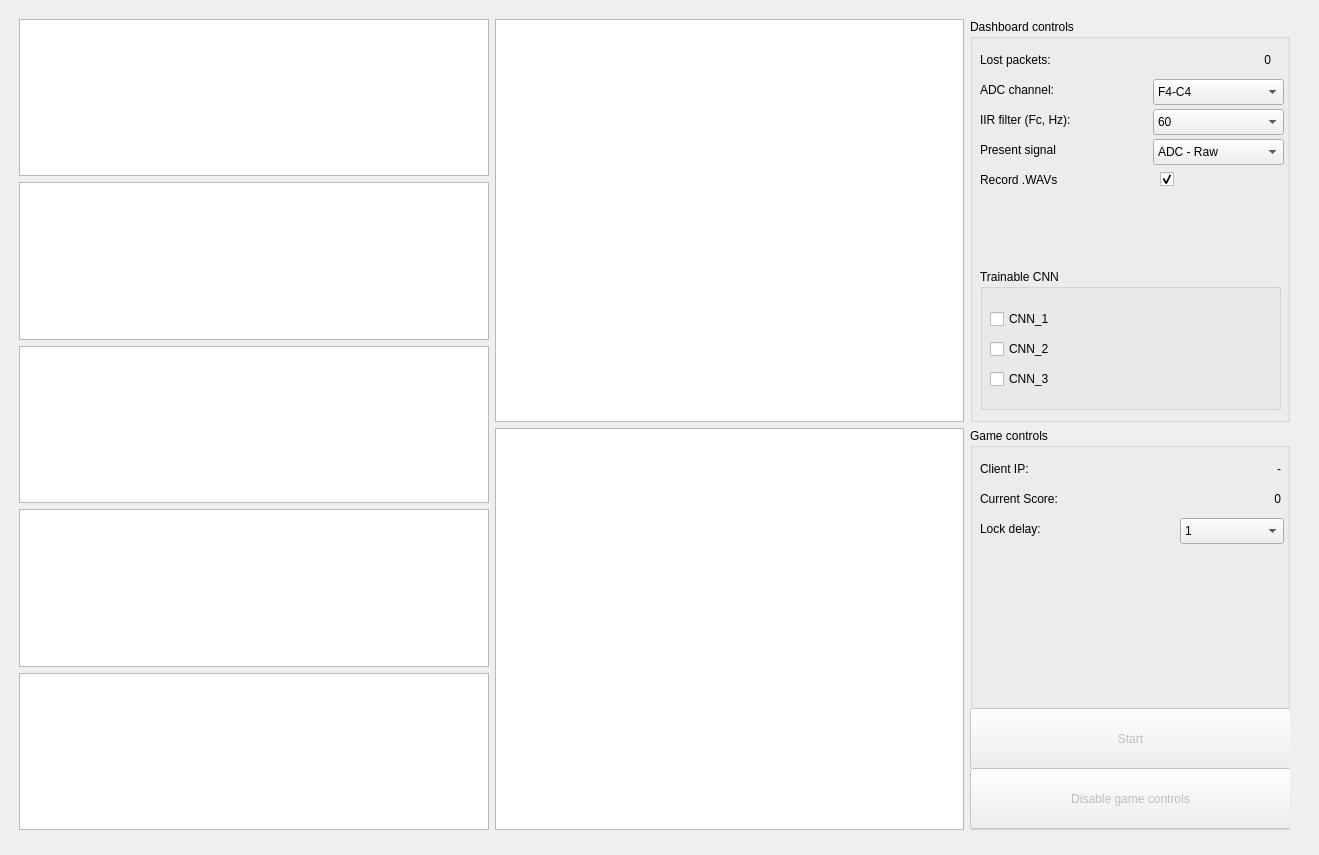
<?xml version="1.0" encoding="UTF-8"?>
<ui version="4.0">
 <class>DashboardWindow</class>
 <widget class="QMainWindow" name="DashboardWindow">
  <property name="geometry">
   <rect>
    <x>0</x>
    <y>0</y>
    <width>1319</width>
    <height>855</height>
   </rect>
  </property>
  <property name="minimumSize">
   <size>
    <width>1319</width>
    <height>855</height>
   </size>
  </property>
  <property name="maximumSize">
   <size>
    <width>1319</width>
    <height>855</height>
   </size>
  </property>
  <property name="windowTitle">
   <string>EEG Dashboard</string>
  </property>
  <widget class="QWidget" name="centralwidget">
   <property name="autoFillBackground">
    <bool>false</bool>
   </property>
   <property name="styleSheet">
    <string notr="true"/>
   </property>
   <widget class="QWidget" name="horizontalLayoutWidget">
    <property name="geometry">
     <rect>
      <x>9</x>
      <y>9</y>
      <width>1291</width>
      <height>831</height>
     </rect>
    </property>
    <layout class="QHBoxLayout" name="hbox">
     <property name="leftMargin">
      <number>10</number>
     </property>
     <property name="topMargin">
      <number>10</number>
     </property>
     <property name="rightMargin">
      <number>10</number>
     </property>
     <property name="bottomMargin">
      <number>10</number>
     </property>
     <item>
      <layout class="QVBoxLayout" name="lbox">
       <item>
        <widget class="ADCChannel" name="widget_fp1_f7"/>
       </item>
       <item>
        <widget class="ADCChannel" name="widget_fp2_f8"/>
       </item>
       <item>
        <widget class="ADCChannel" name="widget_f3_c3"/>
       </item>
       <item>
        <widget class="ADCChannel" name="widget_f4_c4"/>
       </item>
       <item>
        <widget class="ADCChannel" name="widget_fcz_cpz"/>
       </item>
      </layout>
     </item>
     <item>
      <layout class="QVBoxLayout" name="cbox">
       <property name="bottomMargin">
        <number>0</number>
       </property>
       <item>
        <widget class="Spectrum" name="widget_spectrum"/>
       </item>
       <item>
        <widget class="QListWidget" name="training_figure"/>
       </item>
      </layout>
     </item>
     <item>
      <layout class="QVBoxLayout" name="rbox">
       <property name="bottomMargin">
        <number>0</number>
       </property>
       <item>
        <widget class="QGroupBox" name="dashboard_gbx">
         <property name="font">
          <font>
           <weight>50</weight>
           <bold>false</bold>
          </font>
         </property>
         <property name="title">
          <string>Dashboard controls</string>
         </property>
         <widget class="QLabel" name="adc_channel_lbl">
          <property name="geometry">
           <rect>
            <x>10</x>
            <y>60</y>
            <width>121</width>
            <height>21</height>
           </rect>
          </property>
          <property name="text">
           <string>ADC channel:</string>
          </property>
         </widget>
         <widget class="QComboBox" name="adc_channel">
          <property name="geometry">
           <rect>
            <x>183</x>
            <y>60</y>
            <width>131</width>
            <height>26</height>
           </rect>
          </property>
          <property name="layoutDirection">
           <enum>Qt::LeftToRight</enum>
          </property>
          <item>
           <property name="text">
            <string>F4-C4</string>
           </property>
          </item>
          <item>
           <property name="text">
            <string>Fp2-F8</string>
           </property>
          </item>
          <item>
           <property name="text">
            <string>FCz-CPz</string>
           </property>
          </item>
          <item>
           <property name="text">
            <string>Fp1-F7</string>
           </property>
          </item>
          <item>
           <property name="text">
            <string>F3-C3</string>
           </property>
          </item>
         </widget>
         <widget class="QGroupBox" name="trainabl_cnn_gbx">
          <property name="geometry">
           <rect>
            <x>10</x>
            <y>250</y>
            <width>301</width>
            <height>141</height>
           </rect>
          </property>
          <property name="font">
           <font>
            <weight>50</weight>
            <bold>false</bold>
           </font>
          </property>
          <property name="title">
           <string>Trainable CNN</string>
          </property>
          <widget class="QCheckBox" name="train_cnn_1">
           <property name="geometry">
            <rect>
             <x>10</x>
             <y>40</y>
             <width>131</width>
             <height>20</height>
            </rect>
           </property>
           <property name="text">
            <string>CNN_1</string>
           </property>
          </widget>
          <widget class="QCheckBox" name="train_cnn_2">
           <property name="geometry">
            <rect>
             <x>10</x>
             <y>70</y>
             <width>131</width>
             <height>20</height>
            </rect>
           </property>
           <property name="text">
            <string>CNN_2</string>
           </property>
          </widget>
          <widget class="QCheckBox" name="train_cnn_3">
           <property name="geometry">
            <rect>
             <x>10</x>
             <y>100</y>
             <width>131</width>
             <height>20</height>
            </rect>
           </property>
           <property name="text">
            <string>CNN_3</string>
           </property>
          </widget>
         </widget>
         <widget class="QLabel" name="lost_packets">
          <property name="geometry">
           <rect>
            <x>210</x>
            <y>30</y>
            <width>91</width>
            <height>21</height>
           </rect>
          </property>
          <property name="text">
           <string>0</string>
          </property>
          <property name="alignment">
           <set>Qt::AlignRight|Qt::AlignTrailing|Qt::AlignVCenter</set>
          </property>
         </widget>
         <widget class="QLabel" name="lost_packets_lbl">
          <property name="geometry">
           <rect>
            <x>10</x>
            <y>30</y>
            <width>161</width>
            <height>21</height>
           </rect>
          </property>
          <property name="text">
           <string>Lost packets:</string>
          </property>
         </widget>
         <widget class="QLabel" name="record_wav_lbl">
          <property name="geometry">
           <rect>
            <x>10</x>
            <y>150</y>
            <width>141</width>
            <height>21</height>
           </rect>
          </property>
          <property name="text">
           <string>Record .WAVs</string>
          </property>
         </widget>
         <widget class="QCheckBox" name="record_wav">
          <property name="geometry">
           <rect>
            <x>190</x>
            <y>150</y>
            <width>121</width>
            <height>20</height>
           </rect>
          </property>
          <property name="text">
           <string/>
          </property>
          <property name="checked">
           <bool>true</bool>
          </property>
         </widget>
         <widget class="QComboBox" name="iir_cutoff">
          <property name="geometry">
           <rect>
            <x>183</x>
            <y>90</y>
            <width>131</width>
            <height>26</height>
           </rect>
          </property>
          <property name="layoutDirection">
           <enum>Qt::LeftToRight</enum>
          </property>
          <item>
           <property name="text">
            <string>60</string>
           </property>
          </item>
          <item>
           <property name="text">
            <string>100</string>
           </property>
          </item>
          <item>
           <property name="text">
            <string>160</string>
           </property>
          </item>
          <item>
           <property name="text">
            <string>200</string>
           </property>
          </item>
         </widget>
         <widget class="QLabel" name="iir_cutoff_lbl">
          <property name="geometry">
           <rect>
            <x>10</x>
            <y>90</y>
            <width>121</width>
            <height>21</height>
           </rect>
          </property>
          <property name="text">
           <string>IIR filter (Fc, Hz):</string>
          </property>
         </widget>
         <widget class="QLabel" name="present_signal_lbl">
          <property name="geometry">
           <rect>
            <x>10</x>
            <y>120</y>
            <width>121</width>
            <height>21</height>
           </rect>
          </property>
          <property name="text">
           <string>Present signal</string>
          </property>
         </widget>
         <widget class="QComboBox" name="present_signal">
          <property name="geometry">
           <rect>
            <x>183</x>
            <y>120</y>
            <width>131</width>
            <height>26</height>
           </rect>
          </property>
          <property name="layoutDirection">
           <enum>Qt::LeftToRight</enum>
          </property>
          <item>
           <property name="text">
            <string>ADC - Raw</string>
           </property>
          </item>
          <item>
           <property name="text">
            <string>ADC - Filtered </string>
           </property>
          </item>
         </widget>
        </widget>
       </item>
       <item>
        <widget class="QGroupBox" name="game_gbx">
         <property name="minimumSize">
          <size>
           <width>320</width>
           <height>0</height>
          </size>
         </property>
         <property name="maximumSize">
          <size>
           <width>320</width>
           <height>16777215</height>
          </size>
         </property>
         <property name="font">
          <font>
           <weight>50</weight>
           <bold>false</bold>
          </font>
         </property>
         <property name="title">
          <string>Game controls</string>
         </property>
         <widget class="QComboBox" name="game_lock_delay">
          <property name="geometry">
           <rect>
            <x>210</x>
            <y>90</y>
            <width>104</width>
            <height>26</height>
           </rect>
          </property>
          <property name="layoutDirection">
           <enum>Qt::LeftToRight</enum>
          </property>
          <property name="maxVisibleItems">
           <number>4</number>
          </property>
          <item>
           <property name="text">
            <string>1</string>
           </property>
          </item>
          <item>
           <property name="text">
            <string>2</string>
           </property>
          </item>
          <item>
           <property name="text">
            <string>3</string>
           </property>
          </item>
          <item>
           <property name="text">
            <string>4</string>
           </property>
          </item>
          <item>
           <property name="text">
            <string>5</string>
           </property>
          </item>
         </widget>
         <widget class="QLabel" name="game_lock_delay_lbl">
          <property name="geometry">
           <rect>
            <x>10</x>
            <y>90</y>
            <width>71</width>
            <height>21</height>
           </rect>
          </property>
          <property name="text">
           <string>Lock delay:</string>
          </property>
         </widget>
         <widget class="QPushButton" name="game_start_btn">
          <property name="enabled">
           <bool>false</bool>
          </property>
          <property name="geometry">
           <rect>
            <x>0</x>
            <y>280</y>
            <width>321</width>
            <height>61</height>
           </rect>
          </property>
          <property name="text">
           <string>Start</string>
          </property>
         </widget>
         <widget class="QLabel" name="game_score_lbl">
          <property name="geometry">
           <rect>
            <x>10</x>
            <y>60</y>
            <width>111</width>
            <height>21</height>
           </rect>
          </property>
          <property name="text">
           <string>Current Score:</string>
          </property>
         </widget>
         <widget class="QPushButton" name="game_disable_btn">
          <property name="enabled">
           <bool>false</bool>
          </property>
          <property name="geometry">
           <rect>
            <x>0</x>
            <y>340</y>
            <width>321</width>
            <height>61</height>
           </rect>
          </property>
          <property name="text">
           <string>Disable game controls</string>
          </property>
          <property name="checkable">
           <bool>false</bool>
          </property>
          <property name="flat">
           <bool>false</bool>
          </property>
         </widget>
         <widget class="QLabel" name="game_ip_client_lbl">
          <property name="geometry">
           <rect>
            <x>10</x>
            <y>30</y>
            <width>91</width>
            <height>21</height>
           </rect>
          </property>
          <property name="text">
           <string>Client IP:</string>
          </property>
         </widget>
         <widget class="QLabel" name="game_ip_client">
          <property name="geometry">
           <rect>
            <x>220</x>
            <y>30</y>
            <width>91</width>
            <height>21</height>
           </rect>
          </property>
          <property name="text">
           <string>-</string>
          </property>
          <property name="alignment">
           <set>Qt::AlignRight|Qt::AlignTrailing|Qt::AlignVCenter</set>
          </property>
         </widget>
         <widget class="QLabel" name="game_score">
          <property name="geometry">
           <rect>
            <x>220</x>
            <y>60</y>
            <width>91</width>
            <height>21</height>
           </rect>
          </property>
          <property name="text">
           <string>0</string>
          </property>
          <property name="alignment">
           <set>Qt::AlignRight|Qt::AlignTrailing|Qt::AlignVCenter</set>
          </property>
         </widget>
        </widget>
       </item>
      </layout>
     </item>
    </layout>
   </widget>
  </widget>
 </widget>
 <customwidgets>
  <customwidget>
   <class>Spectrum</class>
   <extends>QListWidget</extends>
   <header>widgets.h</header>
  </customwidget>
  <customwidget>
   <class>ADCChannel</class>
   <extends>QListWidget</extends>
   <header>widgets.h</header>
  </customwidget>
 </customwidgets>
 <resources/>
 <connections/>
</ui>
